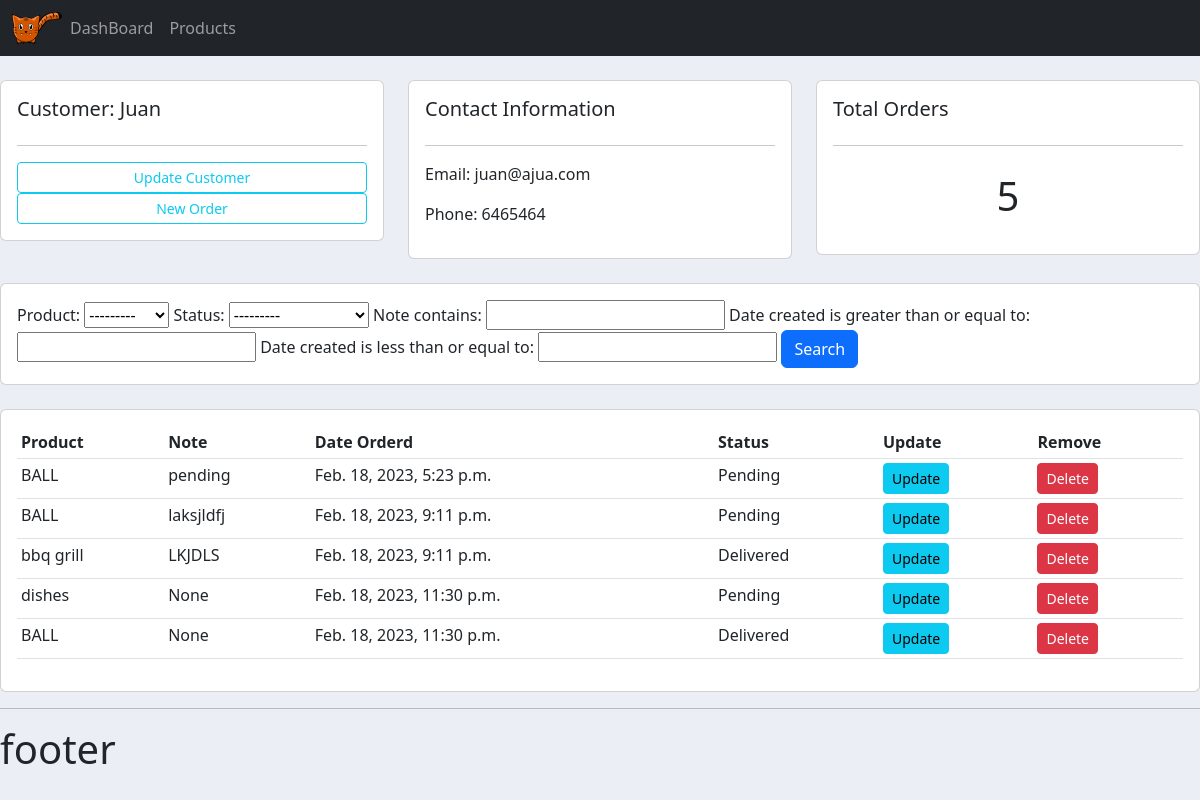
The app's page /customer/1/ with its own data.
### accounts/models.py (models this page shows, shortened)
class Customer(models.Model):
    name = models.CharField(max_length=200, null=True)
    phone = models.CharField(max_length=200, null=True)
    email = models.CharField(max_length=200, null=True)
    date_create = models.DateTimeField(auto_now_add=True)

class Order(models.Model):
	STATUS = (
			('Pending', 'Pending'),
			('Out for delivery', 'Out for delivery'),
			('Delivered', 'Delivered'),
			)
	customer = models.ForeignKey(Customer, null=True, on_delete= models.SET_NULL)
	product = models.ForeignKey(Product, null=True, on_delete= models.SET_NULL)
	date_created = models.DateTimeField(auto_now_add=True, null=True)
	status = models.CharField(max_length=200, null=True, choices=STATUS)
	note = models.CharField(max_length=1000, null=True)

class Product(models.Model):
	CATEGORY = (
			('Indoor', 'Indoor'),
			('Out Door', 'Out Door'),
			)
	name = models.CharField(max_length=200, null=True)
	price = models.FloatField(null=True)
	category = models.CharField(max_length=200, null=True, choices=CATEGORY)
	description = models.CharField(max_length=200, null=True, blank=True)
	date_created = models.DateTimeField(auto_now_add=True, null=True)
	tags = models.ManyToManyField(Tag)
	def __str__(self):
		return self.name

### accounts/views.py (the view)
# urls.py: path('customer/<str:pk>/', views.customer,name='customer'),
def customer(request, pk):
    customer = Customer.objects.get(id=pk)
    orders = customer.order_set.all()
    order_count = orders.count()
    myFilter = orderFilter(request.GET, queryset=orders)
    orders = myFilter.qs
    context = {'customer':customer,'orders':orders,'order_count':order_count, 'myFilter':myFilter}
    return render(request, 'accounts/customer.html',context)

### accounts/templates/accounts/customer.html
{% extends 'accounts/main.html' %} {% block content %}
<br>
<div class="row">
    <div class="col-md">
        <div class="card card-body">
            <h5>Customer: {{customer.name}}</h5>
            <hr>
            <a class="btn btn-outline-info  btn-sm btn-block" href="">Update Customer</a>
            <a class="btn btn-outline-info  btn-sm btn-block" href="{% url 'create_order' customer.id %}">New Order</a>
        </div>
    </div>
    <div class="col-md">
        <div class="card card-body">
            <h5>Contact Information</h5>
            <hr>
            <p>Email: {{customer.email}} </p>
            <p>Phone: {{customer.phone}} </p>
        </div>
    </div>
    <div class="col-md">
        <div class="card card-body">
            <h5>Total Orders</h5>
            <hr>
            <h1 style="text-align: center;padding: 10px">{{order_count}}</h1>
        </div>
    </div>
</div>
<br>
<div class="row">
    <div class="col">
        <div class="card card-body">
            <form method="get">
                {{myFilter.form}}
                <button class="btn btn-primary" type="submit">Search</button>
            </form>
        </div>
    </div>
</div>
<br>
<div class="row">
    <div class="col-md">
        <div class="card card-body">
            <table class="table table-sm">
                <tr>
                    <th>Product</th>
                    <th>Note</th>
                    <th>Date Orderd</th>
                    <th>Status</th>
                    <th>Update</th>
                    <th>Remove</th>
                </tr>
                {% for order in orders %}
                <tr>
                    <td> {{order.product}}</td>
                    <td> {{order.note}}</td>
                    <td> {{order.date_created}}</td>
                    <td> {{order.status}}</td>
                    <td><a class="btn btn-sm btn-info" href="{% url 'update_order' order.id %}">Update</a></td>
                    <td><a class="btn btn-sm btn-danger" href="{% url 'delete_order' order.id %}">Delete</a></td>
                </tr>
                {%endfor%}
            </table>
        </div>
    </div>
</div>
{% endblock content %}

### static/css/ma.css (style rules this page uses)
body { background-color: #ebeff5; }

### records on screen
Customer: name "Juan", email "juan@ajua.com", phone "6465464"
Order: product "BALL", note "pending", date_created "Feb. 18, 2023, 5:23 p.m.", status "Pending"
Order: product "BALL", note "laksjldfj", date_created "Feb. 18, 2023, 9:11 p.m.", status "Pending"
Order: product "bbq grill", note "LKJDLS", date_created "Feb. 18, 2023, 9:11 p.m.", status "Delivered"
Order: product "dishes", note "None", date_created "Feb. 18, 2023, 11:30 p.m.", status "Pending"
Order: product "BALL", note "None", date_created "Feb. 18, 2023, 11:30 p.m.", status "Delivered"

### other values on screen
{{ order_count }} "5"
